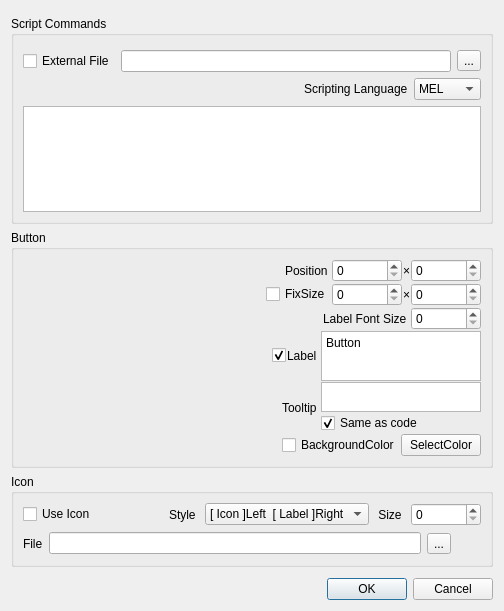
<?xml version="1.0" encoding="UTF-8"?>
<ui version="4.0">
 <class>Form</class>
 <widget class="QWidget" name="Form">
  <property name="geometry">
   <rect>
    <x>0</x>
    <y>0</y>
    <width>504</width>
    <height>611</height>
   </rect>
  </property>
  <property name="minimumSize">
   <size>
    <width>0</width>
    <height>0</height>
   </size>
  </property>
  <property name="windowTitle">
   <string>Form</string>
  </property>
  <layout class="QGridLayout" name="gridLayout">
   <item row="1" column="0">
    <widget class="QDialogButtonBox" name="buttonbox">
     <property name="standardButtons">
      <set>QDialogButtonBox::Cancel|QDialogButtonBox::Ok</set>
     </property>
    </widget>
   </item>
   <item row="0" column="0">
    <layout class="QVBoxLayout" name="verticalLayout_5">
     <property name="topMargin">
      <number>0</number>
     </property>
     <item>
      <layout class="QVBoxLayout" name="verticalLayout">
       <property name="topMargin">
        <number>5</number>
       </property>
       <property name="bottomMargin">
        <number>5</number>
       </property>
       <item>
        <widget class="QGroupBox" name="groupBox_ScriptCommands">
         <property name="title">
          <string>Script Commands</string>
         </property>
         <layout class="QGridLayout" name="gridLayout_2">
          <item row="1" column="0">
           <layout class="QVBoxLayout" name="verticalLayout_4">
            <property name="topMargin">
             <number>0</number>
            </property>
            <item>
             <layout class="QHBoxLayout" name="horizontalLayout">
              <property name="spacing">
               <number>6</number>
              </property>
              <item>
               <spacer name="horizontalSpacer">
                <property name="orientation">
                 <enum>Qt::Horizontal</enum>
                </property>
                <property name="sizeHint" stdset="0">
                 <size>
                  <width>40</width>
                  <height>20</height>
                 </size>
                </property>
               </spacer>
              </item>
              <item>
               <widget class="QLabel" name="label_script_language">
                <property name="text">
                 <string>Scripting Language</string>
                </property>
               </widget>
              </item>
              <item>
               <widget class="QComboBox" name="combo_script_language">
                <item>
                 <property name="text">
                  <string>MEL</string>
                 </property>
                </item>
                <item>
                 <property name="text">
                  <string>Python</string>
                 </property>
                </item>
               </widget>
              </item>
             </layout>
            </item>
            <item>
             <widget class="QTextEdit" name="text_script_code">
              <property name="sizePolicy">
               <sizepolicy hsizetype="Expanding" vsizetype="Expanding">
                <horstretch>0</horstretch>
                <verstretch>0</verstretch>
               </sizepolicy>
              </property>
              <property name="lineWrapMode">
               <enum>QTextEdit::NoWrap</enum>
              </property>
             </widget>
            </item>
           </layout>
          </item>
          <item row="0" column="0">
           <layout class="QHBoxLayout" name="horizontalLayout_10">
            <property name="topMargin">
             <number>5</number>
            </property>
            <item>
             <widget class="QCheckBox" name="checkbox_externalfile">
              <property name="text">
               <string>External File</string>
              </property>
             </widget>
            </item>
            <item>
             <widget class="QLineEdit" name="line_externalfile"/>
            </item>
            <item>
             <widget class="QToolButton" name="button_externalfile">
              <property name="text">
               <string>...</string>
              </property>
             </widget>
            </item>
           </layout>
          </item>
         </layout>
        </widget>
       </item>
       <item>
        <widget class="QGroupBox" name="groupBox_2">
         <property name="sizePolicy">
          <sizepolicy hsizetype="Preferred" vsizetype="Fixed">
           <horstretch>0</horstretch>
           <verstretch>0</verstretch>
          </sizepolicy>
         </property>
         <property name="minimumSize">
          <size>
           <width>0</width>
           <height>0</height>
          </size>
         </property>
         <property name="title">
          <string>Button</string>
         </property>
         <layout class="QGridLayout" name="gridLayout_3">
          <item row="0" column="0">
           <layout class="QHBoxLayout" name="horizontalLayout_9" stretch="1,1">
            <property name="spacing">
             <number>0</number>
            </property>
            <property name="topMargin">
             <number>0</number>
            </property>
            <property name="bottomMargin">
             <number>0</number>
            </property>
            <item>
             <layout class="QHBoxLayout" name="button_preview"/>
            </item>
            <item>
             <layout class="QVBoxLayout" name="verticalLayout_2">
              <property name="spacing">
               <number>1</number>
              </property>
              <property name="topMargin">
               <number>0</number>
              </property>
              <property name="bottomMargin">
               <number>0</number>
              </property>
              <item>
               <layout class="QHBoxLayout" name="horizontalLayout_5">
                <property name="sizeConstraint">
                 <enum>QLayout::SetDefaultConstraint</enum>
                </property>
                <property name="topMargin">
                 <number>0</number>
                </property>
                <item>
                 <spacer name="horizontalSpacer_5">
                  <property name="orientation">
                   <enum>Qt::Horizontal</enum>
                  </property>
                  <property name="sizeHint" stdset="0">
                   <size>
                    <width>40</width>
                    <height>20</height>
                   </size>
                  </property>
                 </spacer>
                </item>
                <item>
                 <widget class="QLabel" name="label_7">
                  <property name="text">
                   <string>Position </string>
                  </property>
                 </widget>
                </item>
                <item>
                 <widget class="QSpinBox" name="spinbox_btn_position_x">
                  <property name="minimumSize">
                   <size>
                    <width>70</width>
                    <height>0</height>
                   </size>
                  </property>
                  <property name="maximumSize">
                   <size>
                    <width>16777215</width>
                    <height>16777215</height>
                   </size>
                  </property>
                  <property name="maximum">
                   <number>9999</number>
                  </property>
                 </widget>
                </item>
                <item>
                 <widget class="QLabel" name="label_6">
                  <property name="text">
                   <string>×</string>
                  </property>
                 </widget>
                </item>
                <item>
                 <widget class="QSpinBox" name="spinbox_btn_position_y">
                  <property name="minimumSize">
                   <size>
                    <width>70</width>
                    <height>0</height>
                   </size>
                  </property>
                  <property name="maximum">
                   <number>9999</number>
                  </property>
                 </widget>
                </item>
               </layout>
              </item>
              <item>
               <layout class="QHBoxLayout" name="horizontalLayout_2">
                <property name="topMargin">
                 <number>0</number>
                </property>
                <item>
                 <spacer name="horizontalSpacer_2">
                  <property name="orientation">
                   <enum>Qt::Horizontal</enum>
                  </property>
                  <property name="sizeHint" stdset="0">
                   <size>
                    <width>40</width>
                    <height>20</height>
                   </size>
                  </property>
                 </spacer>
                </item>
                <item>
                 <widget class="QCheckBox" name="checkbox_fix_size">
                  <property name="text">
                   <string>FixSize</string>
                  </property>
                 </widget>
                </item>
                <item>
                 <widget class="QSpinBox" name="spinbox_width">
                  <property name="minimumSize">
                   <size>
                    <width>70</width>
                    <height>0</height>
                   </size>
                  </property>
                  <property name="maximum">
                   <number>9999</number>
                  </property>
                 </widget>
                </item>
                <item>
                 <widget class="QLabel" name="label_3">
                  <property name="text">
                   <string>×</string>
                  </property>
                 </widget>
                </item>
                <item>
                 <widget class="QSpinBox" name="spinbox_height">
                  <property name="minimumSize">
                   <size>
                    <width>70</width>
                    <height>0</height>
                   </size>
                  </property>
                  <property name="maximum">
                   <number>9999</number>
                  </property>
                 </widget>
                </item>
               </layout>
              </item>
              <item>
               <layout class="QHBoxLayout" name="horizontalLayout_3">
                <property name="topMargin">
                 <number>0</number>
                </property>
                <item>
                 <spacer name="horizontalSpacer_3">
                  <property name="orientation">
                   <enum>Qt::Horizontal</enum>
                  </property>
                  <property name="sizeHint" stdset="0">
                   <size>
                    <width>40</width>
                    <height>20</height>
                   </size>
                  </property>
                 </spacer>
                </item>
                <item>
                 <widget class="QLabel" name="label_4">
                  <property name="text">
                   <string>Label Font Size </string>
                  </property>
                 </widget>
                </item>
                <item>
                 <widget class="QSpinBox" name="spinbox_label_font_size">
                  <property name="minimumSize">
                   <size>
                    <width>70</width>
                    <height>0</height>
                   </size>
                  </property>
                 </widget>
                </item>
               </layout>
              </item>
              <item>
               <layout class="QHBoxLayout" name="horizontalLayout_4">
                <property name="topMargin">
                 <number>0</number>
                </property>
                <item>
                 <spacer name="horizontalSpacer_4">
                  <property name="orientation">
                   <enum>Qt::Horizontal</enum>
                  </property>
                  <property name="sizeHint" stdset="0">
                   <size>
                    <width>40</width>
                    <height>20</height>
                   </size>
                  </property>
                 </spacer>
                </item>
                <item>
                 <widget class="QCheckBox" name="checkbox_use_label">
                  <property name="text">
                   <string/>
                  </property>
                  <property name="checked">
                   <bool>true</bool>
                  </property>
                 </widget>
                </item>
                <item>
                 <widget class="QLabel" name="label_label">
                  <property name="text">
                   <string>Label </string>
                  </property>
                 </widget>
                </item>
                <item>
                 <widget class="QTextEdit" name="text_label">
                  <property name="enabled">
                   <bool>true</bool>
                  </property>
                  <property name="sizePolicy">
                   <sizepolicy hsizetype="Fixed" vsizetype="Fixed">
                    <horstretch>0</horstretch>
                    <verstretch>0</verstretch>
                   </sizepolicy>
                  </property>
                  <property name="maximumSize">
                   <size>
                    <width>160</width>
                    <height>50</height>
                   </size>
                  </property>
                  <property name="html">
                   <string>&lt;!DOCTYPE HTML PUBLIC &quot;-//W3C//DTD HTML 4.0//EN&quot; &quot;http://www.w3.org/TR/REC-html40/strict.dtd&quot;&gt;
&lt;html&gt;&lt;head&gt;&lt;meta name=&quot;qrichtext&quot; content=&quot;1&quot; /&gt;&lt;style type=&quot;text/css&quot;&gt;
p, li { white-space: pre-wrap; }
&lt;/style&gt;&lt;/head&gt;&lt;body style=&quot; font-family:'MS UI Gothic'; font-size:9pt; font-weight:400; font-style:normal;&quot;&gt;
&lt;p style=&quot; margin-top:0px; margin-bottom:0px; margin-left:0px; margin-right:0px; -qt-block-indent:0; text-indent:0px;&quot;&gt;Button&lt;/p&gt;&lt;/body&gt;&lt;/html&gt;</string>
                  </property>
                 </widget>
                </item>
               </layout>
              </item>
              <item>
               <layout class="QHBoxLayout" name="horizontalLayout_7">
                <property name="topMargin">
                 <number>0</number>
                </property>
                <item>
                 <spacer name="horizontalSpacer_7">
                  <property name="orientation">
                   <enum>Qt::Horizontal</enum>
                  </property>
                  <property name="sizeHint" stdset="0">
                   <size>
                    <width>40</width>
                    <height>20</height>
                   </size>
                  </property>
                 </spacer>
                </item>
                <item>
                 <widget class="QLabel" name="label">
                  <property name="text">
                   <string>Tooltip </string>
                  </property>
                 </widget>
                </item>
                <item>
                 <layout class="QVBoxLayout" name="verticalLayout_3">
                  <property name="topMargin">
                   <number>0</number>
                  </property>
                  <property name="rightMargin">
                   <number>0</number>
                  </property>
                  <item>
                   <widget class="QTextEdit" name="text_tooltip">
                    <property name="sizePolicy">
                     <sizepolicy hsizetype="Fixed" vsizetype="Expanding">
                      <horstretch>0</horstretch>
                      <verstretch>0</verstretch>
                     </sizepolicy>
                    </property>
                    <property name="maximumSize">
                     <size>
                      <width>160</width>
                      <height>30</height>
                     </size>
                    </property>
                   </widget>
                  </item>
                  <item>
                   <widget class="QCheckBox" name="checkbox_tooltip">
                    <property name="text">
                     <string>Same as code</string>
                    </property>
                    <property name="checked">
                     <bool>true</bool>
                    </property>
                   </widget>
                  </item>
                 </layout>
                </item>
               </layout>
              </item>
              <item>
               <layout class="QHBoxLayout" name="horizontalLayout_12">
                <property name="bottomMargin">
                 <number>0</number>
                </property>
                <item>
                 <spacer name="horizontalSpacer_9">
                  <property name="orientation">
                   <enum>Qt::Horizontal</enum>
                  </property>
                  <property name="sizeHint" stdset="0">
                   <size>
                    <width>40</width>
                    <height>20</height>
                   </size>
                  </property>
                 </spacer>
                </item>
                <item>
                 <widget class="QCheckBox" name="checkbox_bgcolor">
                  <property name="text">
                   <string>BackgroundColor</string>
                  </property>
                 </widget>
                </item>
                <item>
                 <widget class="QPushButton" name="button_bgcolor">
                  <property name="text">
                   <string>SelectColor</string>
                  </property>
                 </widget>
                </item>
               </layout>
              </item>
             </layout>
            </item>
           </layout>
          </item>
         </layout>
        </widget>
       </item>
       <item>
        <widget class="QGroupBox" name="groupBox">
         <property name="sizePolicy">
          <sizepolicy hsizetype="Preferred" vsizetype="Fixed">
           <horstretch>0</horstretch>
           <verstretch>0</verstretch>
          </sizepolicy>
         </property>
         <property name="minimumSize">
          <size>
           <width>0</width>
           <height>0</height>
          </size>
         </property>
         <property name="title">
          <string>Icon</string>
         </property>
         <layout class="QGridLayout" name="gridLayout_4">
          <property name="horizontalSpacing">
           <number>6</number>
          </property>
          <item row="2" column="0">
           <layout class="QHBoxLayout" name="horizontalLayout_8">
            <property name="topMargin">
             <number>0</number>
            </property>
            <item>
             <widget class="QLabel" name="label_8">
              <property name="text">
               <string>File</string>
              </property>
             </widget>
            </item>
            <item>
             <widget class="QLineEdit" name="line_icon_file"/>
            </item>
            <item>
             <widget class="QToolButton" name="button_icon">
              <property name="text">
               <string>...</string>
              </property>
             </widget>
            </item>
            <item>
             <widget class="QToolButton" name="button_maya_icon">
              <property name="text">
               <string/>
              </property>
              <property name="autoRaise">
               <bool>true</bool>
              </property>
             </widget>
            </item>
           </layout>
          </item>
          <item row="1" column="0">
           <layout class="QHBoxLayout" name="horizontalLayout_11">
            <property name="spacing">
             <number>6</number>
            </property>
            <property name="topMargin">
             <number>0</number>
            </property>
            <item>
             <widget class="QCheckBox" name="checkbox_use_icon">
              <property name="text">
               <string>Use Icon</string>
              </property>
             </widget>
            </item>
            <item>
             <spacer name="horizontalSpacer_8">
              <property name="orientation">
               <enum>Qt::Horizontal</enum>
              </property>
              <property name="sizeHint" stdset="0">
               <size>
                <width>40</width>
                <height>20</height>
               </size>
              </property>
             </spacer>
            </item>
            <item>
             <widget class="QLabel" name="label_5">
              <property name="text">
               <string>Style </string>
              </property>
             </widget>
            </item>
            <item>
             <widget class="QComboBox" name="combo_icon_style">
              <item>
               <property name="text">
                <string>[ Icon ]Left  [ Label ]Right</string>
               </property>
              </item>
              <item>
               <property name="text">
                <string>[ Icon ]Up  [ Label ]Under</string>
               </property>
              </item>
             </widget>
            </item>
            <item>
             <widget class="QLabel" name="label_2">
              <property name="text">
               <string> Size </string>
              </property>
             </widget>
            </item>
            <item>
             <widget class="QSpinBox" name="spinbox_icon_size">
              <property name="minimumSize">
               <size>
                <width>70</width>
                <height>0</height>
               </size>
              </property>
              <property name="maximum">
               <number>9999</number>
              </property>
             </widget>
            </item>
           </layout>
          </item>
         </layout>
        </widget>
       </item>
      </layout>
     </item>
    </layout>
   </item>
  </layout>
 </widget>
 <resources/>
 <connections/>
</ui>
